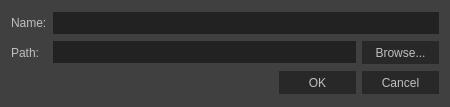
<?xml version="1.0" encoding="UTF-8"?>
<ui version="4.0">
 <class>EditGameDialog</class>
 <widget class="QDialog" name="EditGameDialog">
  <property name="geometry">
   <rect>
    <x>0</x>
    <y>0</y>
    <width>450</width>
    <height>107</height>
   </rect>
  </property>
  <property name="minimumSize">
   <size>
    <width>450</width>
    <height>107</height>
   </size>
  </property>
  <property name="maximumSize">
   <size>
    <width>16777215</width>
    <height>107</height>
   </size>
  </property>
  <property name="windowTitle">
   <string>Edit Game</string>
  </property>
  <property name="styleSheet">
   <string notr="true">QWidget
{
	font: 9pt &quot;Segoe UI&quot;;
    color: silver;
    background-color: #404040;
   
}

QGroupBox {
    border: 1px solid #333;
    margin-top: 6px;
	padding: 4px;
} 

QGroupBox::title {
    subcontrol-origin: margin;
    left: 10px;
	bottom: 1px;
	padding-left: 5px;
    padding-right: 5px;	
}

QWidget:disabled
{
  color: #505050;
    
}

QLineEdit
{
    background-color: #222;
    padding: 2px;
    border-style: solid;
    border: 1px solid #555;
        color: silver;
}

GLWidget {
	border: 0px solid #555;
}

QLineEdit
{
    background-color: #222;
    padding: 2px;
    border-style: solid;
    border: 1px solid #222;
    color: silver;
}

QLineEdit:disabled
{
    background-color: #333;
    padding: 2px;
    border-style: solid;
    border: 1px solid #333;
    color: silver;
}

QScrollBar:horizontal
{
    height: 15px;
    margin: 0px 15px 0px 15px;
    border: 0px ;
    background-color: #222;
}

QScrollBar::handle:horizontal
{
    background-color: #333;
    min-width: 5px;
   }

QScrollBar::sub-line:horizontal
{
    border-image: url(:/qss_icons/rc/scrollrt.png);
    width: 15px;
    height: 15px;
	background-color:  #222;
    subcontrol-position: right;
    subcontrol-origin: margin;
}

QScrollBar::add-line:horizontal
{
    border-image: url(:/qss_icons/rc/scrolllf.png);
    height: 15px;
    width: 15px;
	background-color:  #222;
    subcontrol-position: left;
    subcontrol-origin: margin;
}

QScrollBar::sub-line:horizontal:hover,QScrollBar::sub-line:horizontal:on
{
    background-color:  #333;
    height: 15px;
    width: 15px;
    subcontrol-position: right;
    subcontrol-origin: margin;
}


QScrollBar::add-line:horizontal:hover, QScrollBar::add-line:horizontal:on
{
    background-color:  #333;
    height: 15px;
    width: 15px;
    subcontrol-position: left;
    subcontrol-origin: margin;
}

QScrollBar::up-arrow:horizontal, QScrollBar::down-arrow:horizontal
{
    background: none;
}


QScrollBar::add-page:horizontal, QScrollBar::sub-page:horizontal
{
    background: none;
}

/* Vertical scroll bar, works fine */


QScrollBar:vertical
{
    background-color:  #222;
    width: 15px;
    margin: 15px 0 15px 0;
    border: 0px solid #222;
    
}

QScrollBar::handle:vertical
{
    background-color: #333;
    min-height: 5px;
   
}

QScrollBar::sub-line:vertical
{
    border-image: url(:/qss_icons/rc/scrollup.png);
	background-color:  #222;
    height: 15px;
    width: 15px;
    subcontrol-position: top;
    subcontrol-origin: margin;
}

QScrollBar::add-line:vertical
{
   
    border-image: url(:/qss_icons/rc/scrolldn.png);
	background-color:  #222;
    height: 15px;
    width: 15px;
    subcontrol-position: bottom;
    subcontrol-origin: margin;
}

QScrollBar::sub-line:vertical:hover,QScrollBar::sub-line:vertical:on
{

    background-color:  #333;
    height: 15px;
    width: 15px;
    subcontrol-position: top;
    subcontrol-origin: margin;
}


QScrollBar::add-line:vertical:hover, QScrollBar::add-line:vertical:on
{
    background-color:  #333;
    height: 15px;
    width: 15px;
    subcontrol-position: bottom;
    subcontrol-origin: margin;
}

QScrollBar::up-arrow:vertical, QScrollBar::down-arrow:vertical
{
    background: none;
}


QScrollBar::add-page:vertical, QScrollBar::sub-page:vertical
{
    background: none;
}

/* Different edits */

QTextEdit
{
    background-color: #222;
    color: silver;
    border: 1px solid #222;
}

QPlainTextEdit
{
    background-color: #222;
    color: silver;
    border: 0px solid #555;
	border-radius: 0px;
}

/* Suspicious stuff 

QHeaderView::section
{
    background-color: #3A3939;
    color: silver;
    padding-left: 4px;
    border: 1px solid #6c6c6c;
}

/* */


QCheckBox:disabled
{
    color: #505050;
}

QSizeGrip {
    image: url(:/qss_icons/rc/sizegrip.png);
    width: 12px;
    height: 12px;
}

QMainWindow::separator
{
    background-color: #333;
    color: white;
    padding-left: 4px;
    spacing: 2px;
    border: 0px dashed #3A3939;
}

QMainWindow::separator:hover
{
    color: white;
    padding-left: 4px;
    border: 0px solid #3A3939;
    spacing: 2px;
}

/* Radio buttons */


QRadioButton::indicator:checked, QRadioButton::indicator:unchecked{
    color: #b1b1b1;
    background-color: #222;
    border: 1px solid #222;
    border-radius: 5px;
}



QRadioButton::indicator:checked
{
    background-color: qradialgradient(
    cx: 0.5, cy: 0.5,
    fx: 0.5, fy: 0.5,
    radius: 1.0,
    stop: 0.2 #888,
    stop: 0.3 #222
    );
}

QRadioButton::indicator
{
    border-radius: 7px;
    width: 9px;
    height: 9px;
}


QRadioButton::indicator:hover, QCheckBox::indicator:hover
{
	background-color: #151515;
    border: 1px solid #151515;
}

QCheckBox::indicator{
    color: #b1b1b1;
    background-color: #222;
    border: 1px solid #222;
    width: 11px;
    height: 11px;
}

QRadioButton::indicator:checked:hover
{
    background-color: qradialgradient(
    cx: 0.5, cy: 0.5,
    fx: 0.5, fy: 0.5,
    radius: 1.0,
    stop: 0.2 #888,
    stop: 0.3 #151515
    );
}

QCheckBox::indicator:checked
{
    image:url(:/qss_icons/rc/checkbox.png);
}

QCheckBox::indicator:disabled, QRadioButton::indicator:disabled
{
    border: 1px solid #222;
}

QFrame
{
    border-radius: 0px;
}

/* what is this 

QStackedWidget
{
    border: none;
}

/* toolbar, do we use toolbar? */

QToolBar {
    border: 0px solid #393838;
    background: 1px solid #333;
    font-weight: bold;
}

QToolBar::handle:horizontal {
    image: url(:/qss_icons/rc/Hmovetoolbar.png);
}
QToolBar::handle:vertical {
    image: url(:/qss_icons/rc/Vmovetoolbar.png);
}
QToolBar::separator:horizontal {
    image: url(:/qss_icons/rc/Hsepartoolbar.png);
}
QToolBar::separator:vertical {
    image: url(:/qss_icons/rc/Vsepartoolbars.png);
}

/* Buttons, both are the same */


QToolButton
{
    color: silver;
    background-color: #282828;
    border-width: 1px;
    border-color: #282828;
    border-style: solid;
 	padding: 2px;
    height: 19px;
	padding-top: 5px;
	min-width: 62px;
    padding-bottom: 5px;
    padding-left: 5px;
    padding-right: 5px;
}

QToolButton:disabled
{
    background-color:#333;
    border-width: 1px;
    border-color: #333;
    border-style: solid;
  	padding: 2px;
    color: #3A3939;
}

QToolButton:hover
{
    background-color:#151515;
	border-color: #151515;
}


QPushButton
{
    color: silver;
    background-color: #282828;
    border-width: 1px;
    border-color: #282828;
    border-style: solid;
    padding-top: 5px;
	min-width: 65px;
    padding-bottom: 5px;
    padding-left: 5px;
    padding-right: 5px;
   
}

QPushButton:disabled
{
    background-color:#505050;
    border-width: 1px;
    border-color: #505050;
    border-style: solid;
    padding-top: 5px;
    padding-bottom: 5px;
	min-width: 65px;
    padding-left: 5px;
    padding-right: 5px;
    color: #3A3939;
}

QPushButton:focus
{
	background-color: #2e3844;
	border-color: #2e3844;
}

QPushButton:hover
{
    background-color: #151515;
	border-color: #151515
}

QComboBox
{
    selection-background-color: #222;
    background-color: #222;
    border-style: solid;
    border: 1px solid #222;
    border-radius: 0px;
    padding: 2px;
	padding-left: 4px;
	outline: 0;
}

/* Make stuff light up on hover */


QComboBox:hover,QAbstractSpinBox:hover,QLineEdit:hover,QAbstractView:hover,QTreeView:hover
{
	background-color: #151515;
	border-color: #151515;
    color: silver;
}

QTextEdit:hover
{	
	border-color: #151515;
	background-color: #151515;
}

QComboBox:on
{
    background-color: #222;
    padding-top: 2px;
    padding-left: 4px;
    selection-background-color: #4a4a4a;
}

/* No idea */


QComboBox QAbstractItemView
{
    background-color: #222;
    border-radius: 0px;
    border: 1px solid #222;
    selection-background-color: #2e3844;
	outline: 0;
	
}

QComboBox::drop-down
{
    subcontrol-origin: padding;
    subcontrol-position: top right;
    width: 15px;
	padding: 4px;
    border-left-width: 0px;
    border-left-color: darkgray;
    border-left-style: solid;
    border-top-right-radius: 0px;
    border-bottom-right-radius: 0px;
}

QComboBox::down-arrow
{
    image: url(:/qss_icons/rc/gopen.png);
}

QComboBox::down-arrow:on, QComboBox::down-arrow:hover,
QComboBox::down-arrow:focus
{
    image: url(:/qss_icons/rc/gopen.png);
}

QPushButton:pressed
{
    background-color: #111;
}

/* Spinboxes */

QAbstractSpinBox {
    padding-top: 0px;
    padding-bottom: 0px;
	min-height:  21px;
    border: 1px solid #222;
    background-color: #222;
    color: silver;
}

QAbstractSpinBox:up-button
{
    background-color: #333;
	 border: 0px solid #333;  
	width: 20px;
	subcontrol-position: top right;
}

QAbstractSpinBox:down-button
{
    background-color: #333;
    width: 20px;
	 border: 0px solid #333;
    subcontrol-position: bottom right;
}

QAbstractSpinBox:up-button:disabled
{
    background-color: #333;
	 border: 0px solid #333;  
	width: 20px;
	subcontrol-position: top right;
}

QAbstractSpinBox:down-button:disabled
{
    background-color: #333;
    width: 20px;
	 border: 0px solid #333;
    subcontrol-position: bottom right;
}

QAbstractSpinBox::up-arrow,QAbstractSpinBox::up-arrow:disabled,QAbstractSpinBox::up-arrow:off {
    image: url(:/qss_icons/rc/up_arrow_disabled.png);
    width: 20px;
    height: 10px;
}

QAbstractSpinBox::up-arrow:hover
{
    background-color: #444;
}


QAbstractSpinBox::down-arrow,QAbstractSpinBox::down-arrow:disabled,QAbstractSpinBox::down-arrow:off
{
    image: url(:/qss_icons/rc/down_arrow_disabled.png);
    width: 20px;
    height: 10px;
}
QAbstractSpinBox::down-arrow:hover
{
    background-color: #444;
}


QLabel
{
    border: 0px solid black;
}

/* Dock widgets */

QDockWidget
{
    color: silver;
    titlebar-close-icon: url(:/qss_icons/rc/close.png);
    titlebar-normal-icon: url(:/qss_icons/rc/undock.png);
}

QDockWidget::title
{
    border: 0px solid #404040;
    border-bottom: #444;
    text-align: left;
    spacing: 2px;
	padding-top: 5px;
	padding-bottom: 5px;
	margin-bottom: 0px;
    background-color: #404040;
    background-image: none;
    padding-left: 10px;
}


QDockWidget {
    border: 0px solid lightgray;
    titlebar-close-icon: url(:/qss_icons/rc/close.png);
    titlebar-normal-icon: url(:/qss_icons/rc/undock.png);
}

QDockWidget::close-button, QDockWidget::float-button {
    border: 0px solid transparent;
    border-radius: 0px;
    background: transparent;
    icon-size: 10px;
}

QDockWidget::close-button:hover, QDockWidget::float-button:hover {
    background: #3A3939;
}

QDockWidget::close-button:pressed, QDockWidget::float-button:pressed {
    padding: 1px -1px -1px 1px;
}

/* We don't grow trees here 

QTreeView, QListView, QTableView
{
    border: 1px solid #3A3939;
    background-color: #201F1F;
}

QTreeView:branch:selected, QTreeView:branch:hover
{
    background: url(:/qss_icons/rc/transparent.png);
}

QTreeView::branch:has-siblings:!adjoins-item {
    border-image: url(:/qss_icons/rc/transparent.png);
}

QTreeView::branch:has-siblings:adjoins-item {
    border-image: url(:/qss_icons/rc/transparent.png);
}

QTreeView::branch:!has-children:!has-siblings:adjoins-item {
    border-image: url(:/qss_icons/rc/transparent.png);
}

QTreeView::branch:has-children:!has-siblings:closed,
QTreeView::branch:closed:has-children:has-siblings {
    image: url(:/qss_icons/rc/branch_closed.png);
}

QTreeView::branch:open:has-children:!has-siblings,
QTreeView::branch:open:has-children:has-siblings {
    image: url(:/qss_icons/rc/branch_open.png);
}

QTreeView::branch:has-children:!has-siblings:closed:hover,
QTreeView::branch:closed:has-children:has-siblings:hover {
    image: url(:/qss_icons/rc/branch_closed-on.png);
    }

QTreeView::branch:open:has-children:!has-siblings:hover,
QTreeView::branch:open:has-children:has-siblings:hover {
    image: url(:/qss_icons/rc/branch_open-on.png);
    }

/* slider horizontal, works */


QSlider::groove:horizontal {
    border: 1px solid #222;
    height: 5px;
    background: #222;
    margin: 2px 0;
    
}

QSlider:selected, QTabBar:tab:selected {
    border: 0px;
     
}

QSlider::handle:horizontal {
    background: #666;
    border: 1px solid #666;
    width: 5px;
    height: 14px;
    margin: -4px 0;
  
}

QSlider::handle:horizontal:disabled {
    background: #444;
    border: 1px solid #444;
    width: 6px;
    height: 14px;
    margin: -4px 0;
  
}


/* Slider vertical, doesn't work */

QSlider::groove:vertical {
    border: 1px solid #3A3939;
    width: 8px;
    background: #201F1F;
    margin: 0 0px;
    border-radius: 0px;
}

QSlider::handle:vertical {
    background: QLinearGradient( x1: 0, y1: 0, x2: 0, y2: 1, stop: 0.0 silver,
      stop: 0.2 #a8a8a8, stop: 1 #727272);
    border: 1px solid #3A3939;
    width: 14px;
    height: 14px;
    margin: 0 -4px;
    border-radius: 0px;
}

QScrollBar:horizontal
{
    height: 15px;
    margin: 0px 15px 0px 15px;
    border: 0px ;
    background-color: #222;
}

QScrollBar::handle:horizontal
{
    background-color: #333;
    min-width: 5px;
   }

QScrollBar::handle:horizontal:hover
{
    background-color: #303030;
    min-width: 5px;
   }


QScrollBar::sub-line:horizontal
{
    border-image: url(:/qss_icons/rc/scrollrt.png);
    width: 15px;
    height: 15px;
	background-color:  #222;
    subcontrol-position: right;
    subcontrol-origin: margin;
}

QScrollBar::add-line:horizontal
{
    border-image: url(:/qss_icons/rc/scrolllf.png);
    height: 15px;
    width: 15px;
	background-color:  #222;
    subcontrol-position: left;
    subcontrol-origin: margin;
}

QScrollBar::sub-line:horizontal:hover,QScrollBar::sub-line:horizontal:on
{
    background-color:  #151515;
    height: 15px;
    width: 15px;
    subcontrol-position: right;
    subcontrol-origin: margin;
}


QScrollBar::add-line:horizontal:hover, QScrollBar::add-line:horizontal:on
{
    background-color:  #151515;
    height: 15px;
    width: 15px;
    subcontrol-position: left;
    subcontrol-origin: margin;
}

QScrollBar::up-arrow:horizontal, QScrollBar::down-arrow:horizontal
{
    background: none;
}


QScrollBar::add-page:horizontal, QScrollBar::sub-page:horizontal
{
    background: none;
}

/* Vertical scroll bar, works fine */


QScrollBar:vertical
{
    background-color:  #222;
    width: 15px;
    margin: 15px 0 15px 0;
    border: 0px solid #222;
    
}

QScrollBar::handle:vertical
{
    background-color: #333;
    min-height: 5px;
}

QScrollBar::handle:vertical:hover
{
    background-color: #303030;
    min-height: 5px;
}

QScrollBar::sub-line:vertical
{
    border-image: url(:/qss_icons/rc/scrollup.png);
	background-color:  #222;
    height: 15px;
    width: 15px;
    subcontrol-position: top;
    subcontrol-origin: margin;
}

QScrollBar::add-line:vertical
{
   
    border-image: url(:/qss_icons/rc/scrolldn.png);
	background-color:  #222;
    height: 15px;
    width: 15px;
    subcontrol-position: bottom;
    subcontrol-origin: margin;
}

QScrollBar::sub-line:vertical:hover,QScrollBar::sub-line:vertical:on
{

    background-color:  #151515;
    height: 15px;
    width: 15px;
    subcontrol-position: top;
    subcontrol-origin: margin;
}


QScrollBar::add-line:vertical:hover, QScrollBar::add-line:vertical:on
{
    background-color:  #151515;
    height: 15px;
    width: 15px;
    subcontrol-position: bottom;
    subcontrol-origin: margin;
}

QScrollBar::up-arrow:vertical, QScrollBar::down-arrow:vertical
{
    background: none;
}


QScrollBar::add-page:vertical, QScrollBar::sub-page:vertical
{
    background: none;
}</string>
  </property>
  <layout class="QGridLayout" name="gridLayout">
   <item row="1" column="0">
    <widget class="QLabel" name="label_2">
     <property name="text">
      <string>Path:</string>
     </property>
    </widget>
   </item>
   <item row="0" column="0">
    <widget class="QLabel" name="label">
     <property name="text">
      <string>Name:</string>
     </property>
    </widget>
   </item>
   <item row="1" column="1">
    <widget class="QLineEdit" name="lineEdit_path"/>
   </item>
   <item row="1" column="2">
    <widget class="QToolButton" name="toolButton_browse">
     <property name="minimumSize">
      <size>
       <width>74</width>
       <height>10</height>
      </size>
     </property>
     <property name="maximumSize">
      <size>
       <width>16777215</width>
       <height>23</height>
      </size>
     </property>
     <property name="text">
      <string>Browse...</string>
     </property>
    </widget>
   </item>
   <item row="0" column="1" colspan="2">
    <widget class="QLineEdit" name="lineEdit_name"/>
   </item>
   <item row="2" column="0" colspan="3">
    <widget class="QDialogButtonBox" name="buttonBox">
     <property name="maximumSize">
      <size>
       <width>16777215</width>
       <height>23</height>
      </size>
     </property>
     <property name="orientation">
      <enum>Qt::Horizontal</enum>
     </property>
     <property name="standardButtons">
      <set>QDialogButtonBox::Cancel|QDialogButtonBox::Ok</set>
     </property>
    </widget>
   </item>
  </layout>
 </widget>
 <tabstops>
  <tabstop>lineEdit_name</tabstop>
  <tabstop>lineEdit_path</tabstop>
  <tabstop>toolButton_browse</tabstop>
 </tabstops>
 <resources/>
 <connections>
  <connection>
   <sender>buttonBox</sender>
   <signal>rejected()</signal>
   <receiver>EditGameDialog</receiver>
   <slot>reject()</slot>
   <hints>
    <hint type="sourcelabel">
     <x>331</x>
     <y>95</y>
    </hint>
    <hint type="destinationlabel">
     <x>286</x>
     <y>106</y>
    </hint>
   </hints>
  </connection>
  <connection>
   <sender>buttonBox</sender>
   <signal>accepted()</signal>
   <receiver>EditGameDialog</receiver>
   <slot>checkName()</slot>
   <hints>
    <hint type="sourcelabel">
     <x>295</x>
     <y>85</y>
    </hint>
    <hint type="destinationlabel">
     <x>207</x>
     <y>603</y>
    </hint>
   </hints>
  </connection>
 </connections>
 <slots>
  <slot>checkName()</slot>
 </slots>
</ui>
